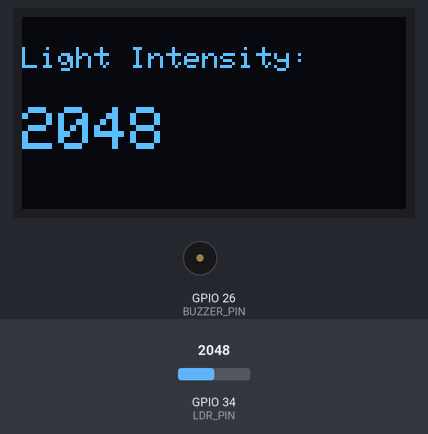
The sketch below on a simulated ESP32. On the bench: 128×64 one-colour display, buzzer (waves = sounding). Inputs (shaded band) come from the test bench; at power-on: GPIO 34 (LDR_PIN) = 2048. What the sketch prints to the serial monitor is not drawn.

Above: at 2.2 s.
2.3 s: GPIO 34 (LDR_PIN) set to 1043
At 2.7 s:
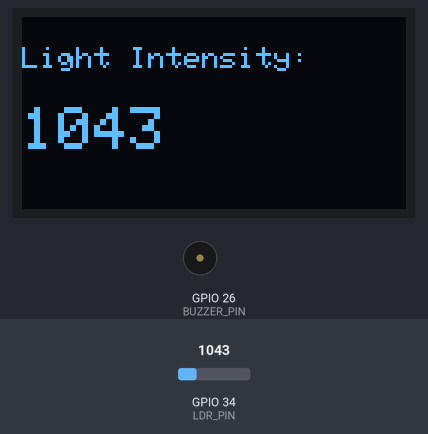
3.8 s: GPIO 34 (LDR_PIN) set to 963
At 5.0 s:
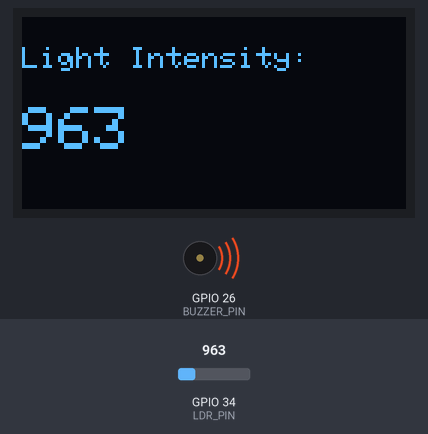
5.5 s: GPIO 34 (LDR_PIN) set to 1040
At 6.0 s:
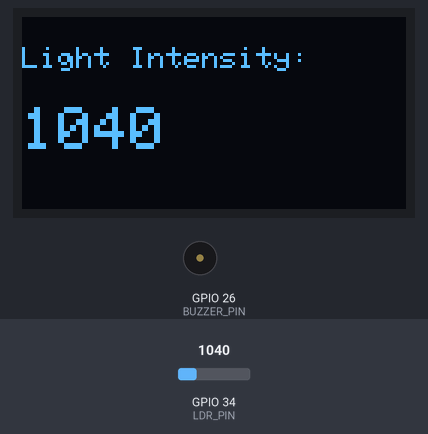
Timing chart, 0 to 8.5 s (numbered marks = the images above; inputs shaded):
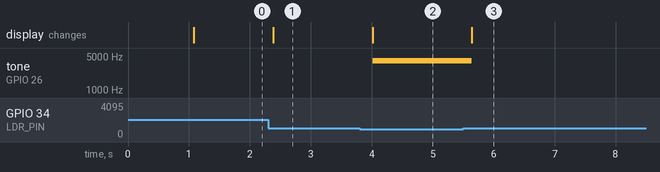

Measured:
- the behaviour switches between 1000 and 999 on GPIO 34 (LDR_PIN) (found by bisection; images 1 and 2)
- after the input at 2.3 s, the display: changes after 0.08 s (image 1)
- after the input at 3.8 s, tone on GPIO 26 (BUZZER_PIN): silent → 4000 Hz after 0.21 s; the display: changes after 0.21 s (image 2)
- after the input at 5.5 s, tone on GPIO 26 (BUZZER_PIN): 4000 Hz → silent after 0.14 s; the display: first differs from a run without the input after 0.14 s (image 3)

The sketch:

photoresistor_oled_buzzer.ino
```cpp
#include <Wire.h>
#include <Adafruit_GFX.h>
#include <Adafruit_SSD1306.h>

#define LDR_PIN 34            // Change if using different analog pin
#define BUZZER_PIN 26
#define SCREEN_WIDTH 128
#define SCREEN_HEIGHT 64

Adafruit_SSD1306 display(SCREEN_WIDTH, SCREEN_HEIGHT, &Wire, -1);

void setup() {
  Serial.begin(115200);

  // Buzzer
  pinMode(BUZZER_PIN, OUTPUT);

  // OLED
  if (!display.begin(SSD1306_SWITCHCAPVCC, 0x3C)) {
    Serial.println("OLED failed");
    while (true);
  }

  display.clearDisplay();
  display.setTextColor(SSD1306_WHITE);
  display.setTextSize(1);
  display.setCursor(0, 0);
  display.println("OLED Ready...");
  display.display();
  delay(1000);
}

void loop() {
  int lightVal = analogRead(LDR_PIN);
  Serial.println(lightVal);

  // Display on OLED
  display.clearDisplay();
  display.setCursor(0, 10);
  display.setTextSize(1);
  display.print("Light Intensity:");
  display.setCursor(0, 30);
  display.setTextSize(2);
  display.print(lightVal);
  display.display();

  // Buzzer Logic
  if (lightVal < 1000) { // Adjust this threshold as needed
    tone(BUZZER_PIN, 4000);
  } else {
    noTone(BUZZER_PIN);
  }

  delay(300);
}
```
